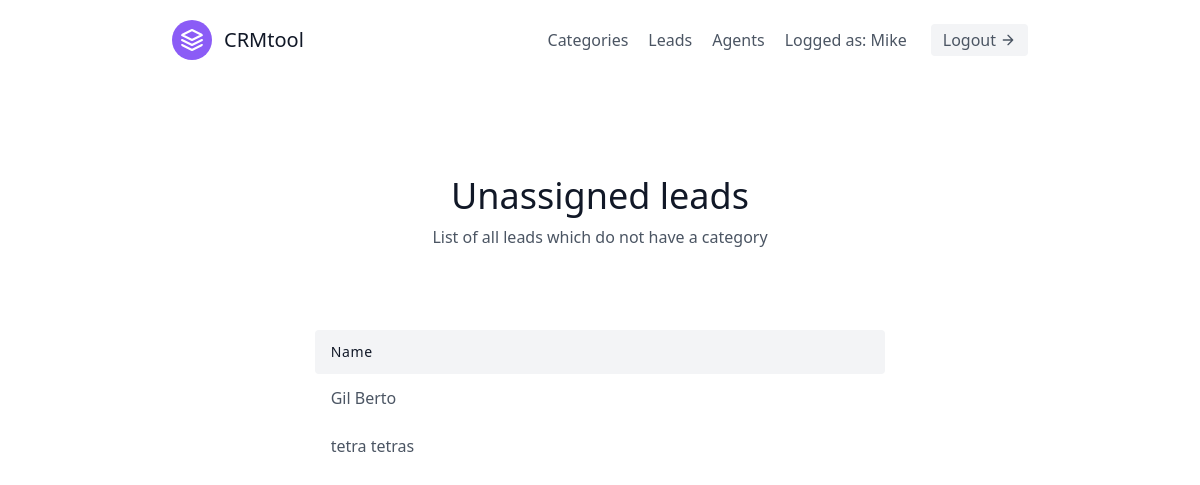
Before: /leads/categories/unassigned_leads/ (signed in) with the older database file.
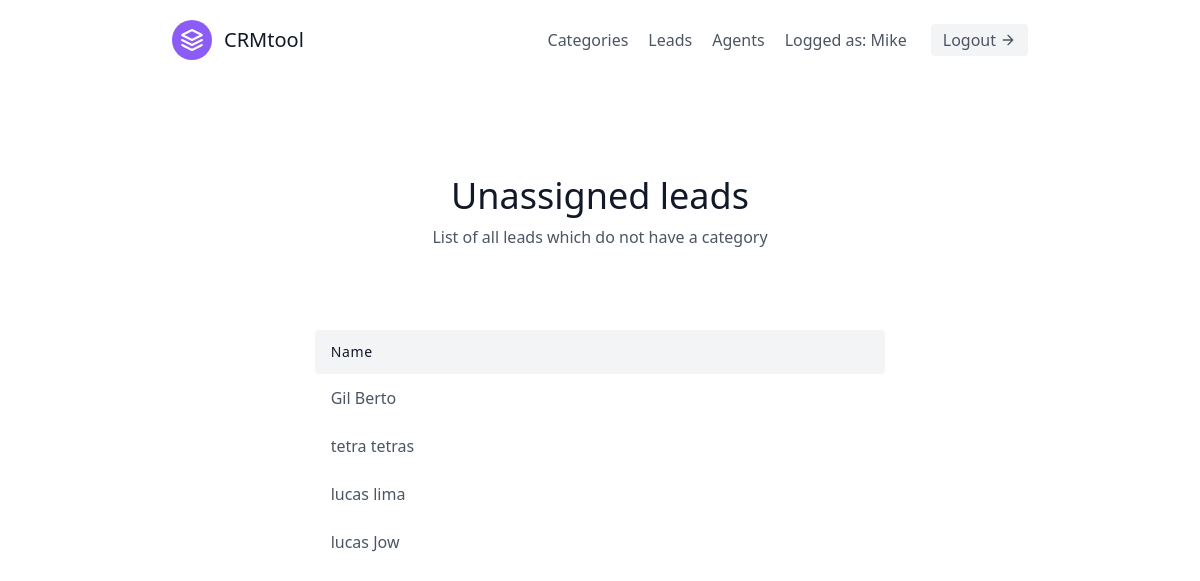
After: the same page with the newer database file.
### leads/models.py (models this page shows)
class Lead(models.Model):
    first_name = models.CharField(max_length=20)
    last_name = models.CharField(max_length=20)
    age = models.IntegerField(default=0)
    phone_number = models.CharField(blank=True, null=True, max_length=15)
    data_created = models.DateField(auto_now_add=True)
    organisation = models.ForeignKey(UserProfile, on_delete=models.CASCADE)
    agent = models.ForeignKey('Agent', blank=True, null=True, on_delete=models.SET_NULL) #Cascade means when agent is deleted leads is deleted too
    category = models.ForeignKey('Category', related_name='leads', blank=True, null=True, on_delete=models.SET_NULL)

### leads/views.py (the view)
# urls.py: path('categories/unassigned_leads/', ListUnassignedLeadsClassView.as_view(), name='unassigned_listleads'),
class ListUnassignedLeadsClassView(LoginRequiredMixin, generic.ListView):
    template_name = 'leads/unassigned_listleads.html'
    context_object_name = 'leads'
    def get_queryset(self):
        user = self.request.user
        if (user.is_organisor):
            queryset = Lead.objects.filter(
                organisation=user.userprofile,
                agent__isnull=False
            )
        else:
            queryset = Lead.objects.filter(
                organisation=user.agent.organisation,
                agent__isnull=False
            )
            queryset = Lead.objects.filter(agent__user=user)
        queryset.filter(category__isnull=True)
        return queryset

### leads/templates/leads/unassigned_listleads.html
{% extends 'base.html' %}
{% load static %}
{% block content %}
    <section class="text-gray-600 body-font">
        <div class="container px-5 py-24 mx-auto">
        <div class="flex flex-col text-center w-full mb-20">
            <h1 class="sm:text-4xl text-3xl font-medium title-font mb-2 text-gray-900">Unassigned leads</h1>
            <p class="lg:w-2/3 mx-auto leading-relaxed text-base">List of all leads which do not have a category</p>
        </div>
        <div class="lg:w-2/3 w-full mx-auto overflow-auto">
            <table class="table-auto w-full text-left whitespace-no-wrap">
            <thead>
                <tr>
                <th class="px-4 py-3 title-font tracking-wider font-medium text-gray-900 text-sm bg-gray-100 rounded-tl rounded-bl">Name</th>
                <th class="w-10 title-font tracking-wider font-medium text-gray-900 text-sm bg-gray-100 rounded-tr rounded-br"></th>
                </tr>
            </thead>
            <tbody>
                {% for lead in leads %}
                    <tr>
                        <td class="px-4 py-3 hover:text-blue-500"> <a href="{% url 'leads:detail_lead' pk=lead.id %}">{{ lead.first_name }} {{ lead.last_name }}</a></td>
                    </tr>
                {% endfor %}
            </tbody>
            </table>
        </div>
    </section>
{% endblock content %}

Changed rows visible on the page:
added Lead: first_name "lucas", last_name "lima"
added Lead: first_name "lucas", last_name "Jow"
